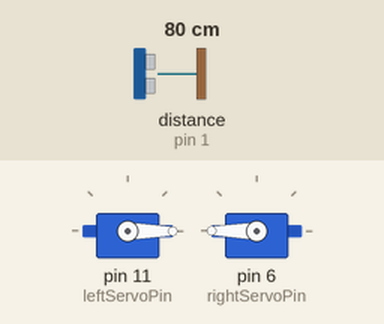
The sketch below on a simulated Arduino Uno, built with avr-gcc and run on an emulated ATmega328P. Shown: 2 × servo. Wiring (inferred from the names in the program): ultrasonic range finder: trigger pin 2; echo pin 1. Inputs (shaded band) come from the test bench; at power-on: distance to the obstacle (sensor on pin 1) 80 cm. The echo pulse lasts 58.3 µs per cm.

Above: at 1.3 s.
1.4 s: distance to the obstacle (sensor on pin 1) set to 9 cm
2.9 s: distance to the obstacle (sensor on pin 1) set to 6 cm
At 3.4 s:
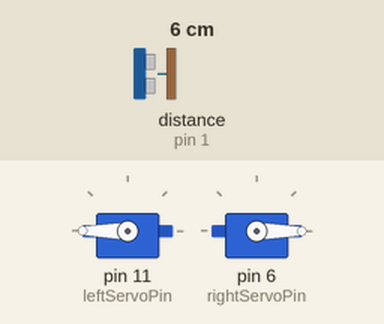
5.9 s: distance to the obstacle (sensor on pin 1) set to 18 cm
At 6.5 s:
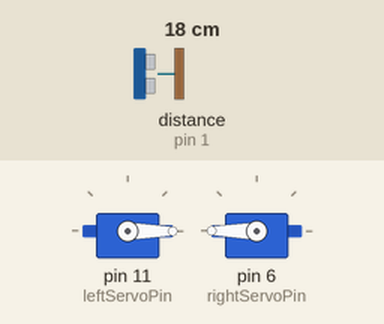
7.4 s: distance to the obstacle (sensor on pin 1) set to 2 cm
At 8.6 s:
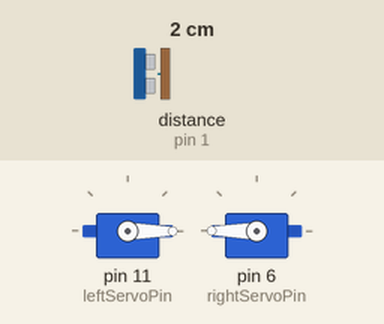
Timing chart, 0 to 11.4 s (numbered marks = the images above; inputs shaded):
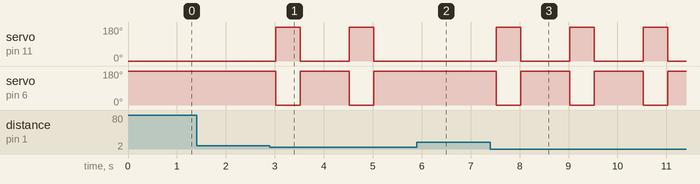

Measured:
- the behaviour switches between 8 and 7 cm on distance to the obstacle (sensor on pin 1) (found by bisection; images 0 and 1)
- after the input at 1.4 s, every drawn part: stays the same
- after the input at 2.9 s, servo on pin 11 (leftServoPin): alternates 180° for 0.50 s and 0° for 1.0 s, starting after 0.12 s; servo on pin 6 (rightServoPin): alternates 180° for 1.0 s and 0° for 0.50 s, starting after 0.12 s
- after the input at 5.9 s, servo on pin 11 (leftServoPin): stays 0° (without the input it goes to 180° after 0.12 s); servo on pin 6 (rightServoPin): stays 180° (without the input it goes to 0° after 0.12 s)
- after the input at 7.4 s, servo on pin 11 (leftServoPin): alternates 180° for 0.50 s and 0° for 1.0 s, starting after 0.13 s; servo on pin 6 (rightServoPin): alternates 180° for 1.0 s and 0° for 0.50 s, starting after 0.13 s

The sketch:

AutoHandSanitizer.ino
```cpp
/*
Authors: Hazel Bains, Han Fang
Date of latest update: Dec 12, 2023

This program implements an automatic hand sanitizer.
Measurements are read from an ultrasonic sensor to determine distance from objects.
If objects (particularly a hand) is close, two Servo motors on either side of the sanitizing bottle
repeatedly pull on and release the nozzle of a hand sanitizer until the object (hand) is withdrawn.
*/

//Import the Servo library
#include <Servo.h>

//Pins 1 and 2 are used for ultrasonic sensor input
#define trigPin 2
#define echoPin 1

//Pin 11 is used to output to the Servo motor on the left side of the sanitizing bottle
#define leftServoPin 11
//Pin 6 is used to output to the Servo motor on the right side of the sanitizing bottle
#define rightServoPin 6

//Initialize the Servo motors on the left and right side of the sanitizing bottle
Servo leftMotor;
Servo rightMotor;

void setup() {
  //Establish the pin modes for the ultrasonic sensor
  pinMode(trigPin, OUTPUT);
  pinMode(echoPin, INPUT);

  //Establish the pin modes for the Servo motors
  pinMode(leftServoPin, OUTPUT);
  pinMode(rightServoPin, OUTPUT);

  //Attaches the left servo pin to the left Servo motor, and sets the left motor's initial position to release the nozzle of the sanitizer
  leftMotor.attach(leftServoPin);
  leftMotor.write(0);
  //Attaches the right servo pin to the right Servo motor, and sets the right motor's initial position to release the nozzle of the sanitizer
  rightMotor.attach(rightServoPin);
  rightMotor.write(180);
}

//Loop continuously reads in and determines distance measurements, and the Servo motors alternate pulling and releasing the nozzle of the hand sanitizer when necessary
void loop() {

  //Initialize variables for distance measurements from the ultrasonic sensor
  long duration, distance;

  //Alternate the ultrasonic sensor between high and low to read in measurements
  digitalWrite(trigPin, LOW);
  delayMicroseconds(2);
  digitalWrite(trigPin, HIGH);
  delayMicroseconds(10);
  digitalWrite(trigPin,  LOW);

  //Using the measurements, calculate the distance from the sensor to objects in cm
  duration = pulseIn(echoPin, HIGH);
  distance = (duration/2) / 29.1;

  //If the distance from the ultrasonic sensor to an object is within 7 cm, the motors will alternate pulling on and releasing the nozzle of the hand sanitizer
  if(distance < 7){
    //Servo motors pull on the nozzle of the hand sanitizer
    leftMotor.write(180);
    rightMotor.write(0);
    delay(500); //Pull for half a second

    //Servo motors release the nozzle of the hand sanitizer
    leftMotor.write(0);
    rightMotor.write(180);
    delay(500); //Release for half a second

    delay(500); //Wait half a second to prevent overheating
  }
  //If the distance from the ultrasonic sensor to an object is not within 7 cm, the motors will stay in a position where the nozzle of the sanitizer is released
  else{
    leftMotor.write(0);
    rightMotor.write(180);
    delay(500); //Keep in the released position for half-second intervals
  }

}
```
